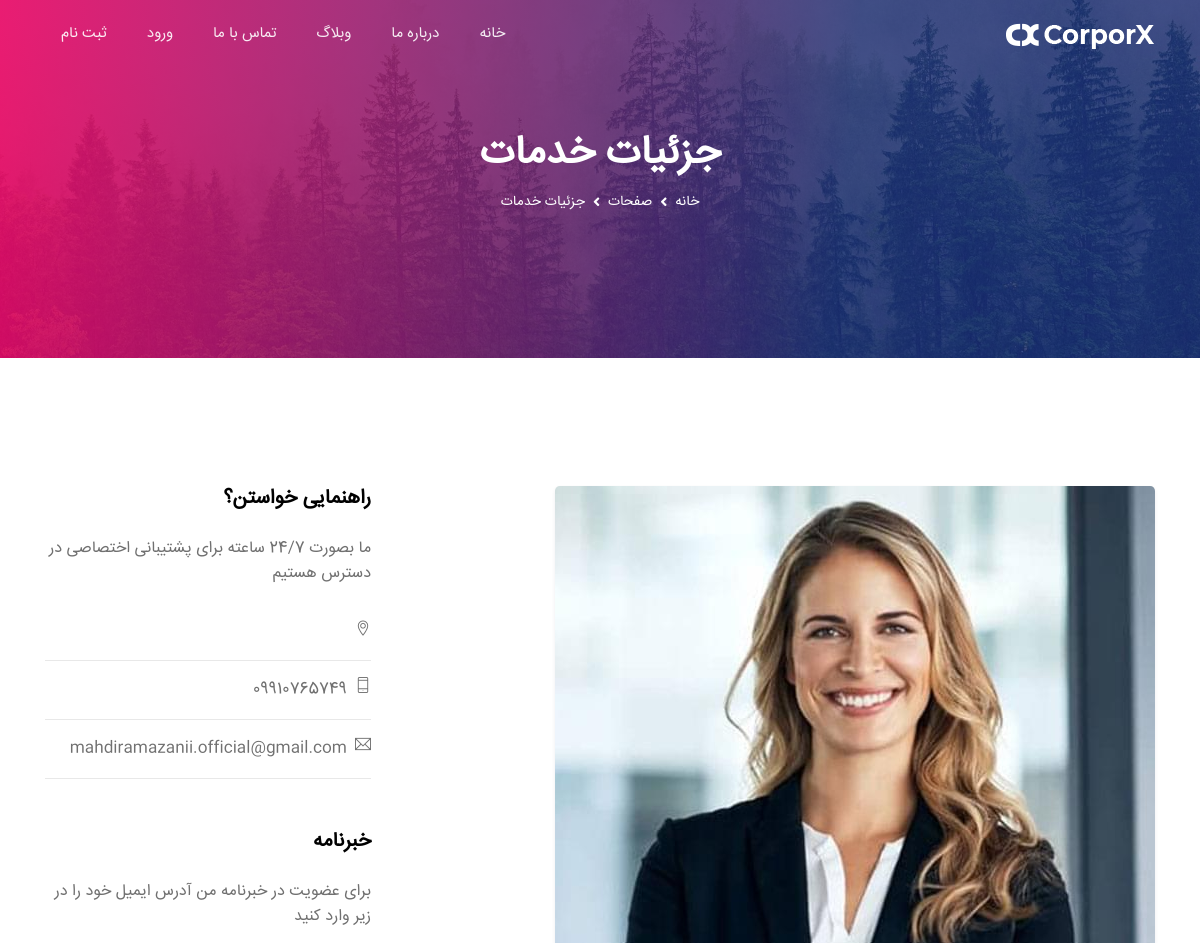
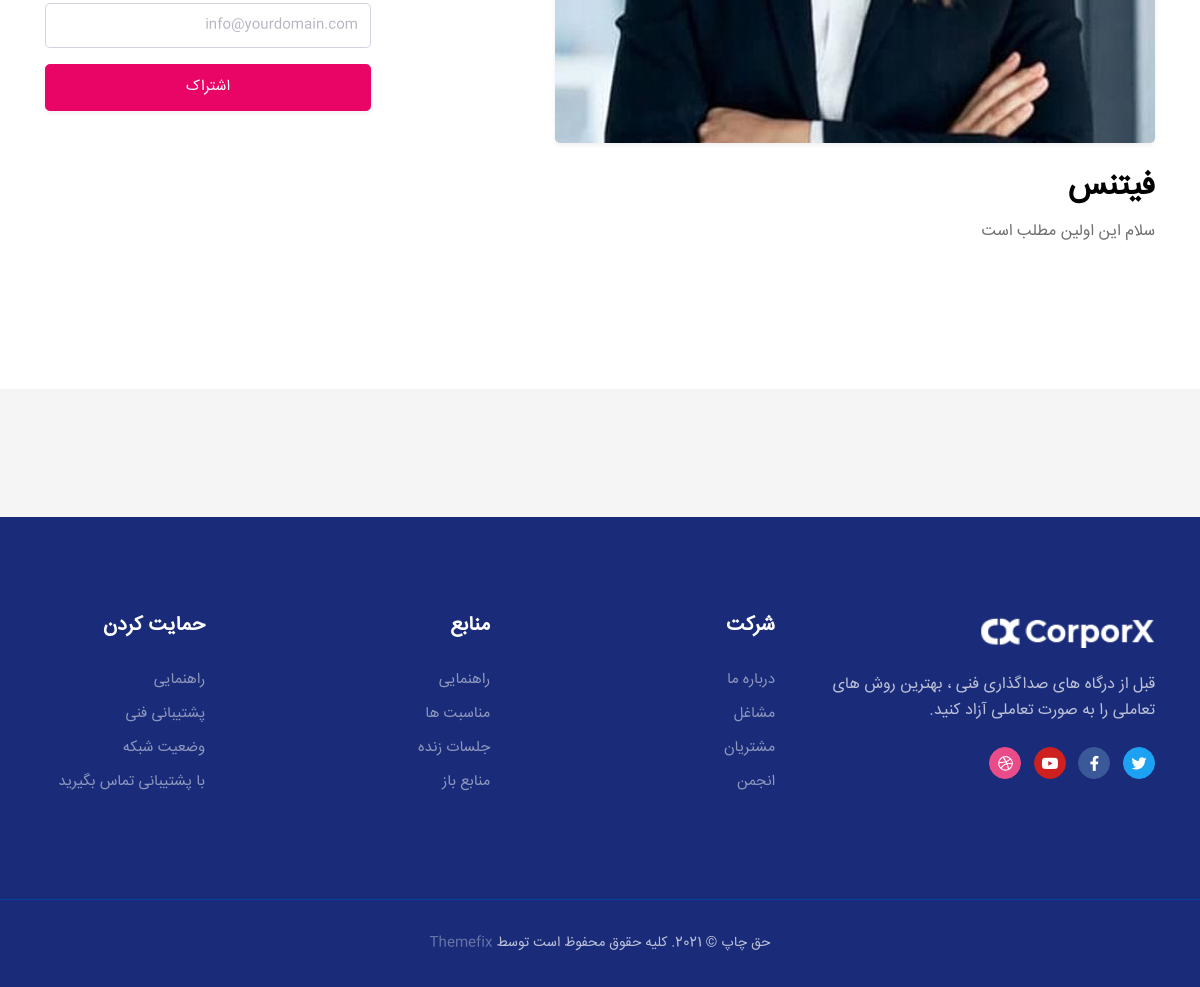
Page /post_detail/17 on the committed database (2 pictures, top to bottom).
### blog/models.py (models this page shows, shortened)
class article(models.Model):
    witer=models.ForeignKey(User,on_delete=models.CASCADE)
    categori=models.CharField(max_length=20,default="test")
    titel=models.CharField(max_length=50)
    image=models.ImageField(upload_to="blog/image")
    text=models.TextField()
    create=models.DateField(default=timezone.now())
    """def save(self,*args,**kwargs):
        self.slug=slugify(self.titel)

        super(article, self).save(args,kwargs)"""
    class Meta:
        ordering=("-create",)

### contact_us/models.py (models this page shows)
class contact_by_me(models.Model):
    phone=models.CharField(max_length=50)
    location=models.CharField(max_length=50)
    email=models.EmailField()

### blog/views.py (the view)
# urls.py: path("post_detail/<int:slug>",views.post_detail,name="post")
def post_detail(request,slug):
    context={
        "post":article.objects.get(id=slug),
        "contact": contact_by_me.objects.all()
    }
    return render(request,"blog/post-details.html",context)

### blog/templates/blog/post-details.html (shortened to what this page needs)
{% extends "base.html" %}
{% load static %}
{% block content %}
<div class="main">
    <section class="" style="background: url('{% static 'img/header-bg-2.jpg' %}')no-repeat center center / cover">
        <div class="section-lg bg-gradient-primary text-white section-header">
            <div class="container">
                <div class="row justify-content-center">
                    <div class="col-md-8 col-lg-7">
                        <div class="page-header-content text-center">
                            <h1>جزئیات خدمات</h1>
                            <nav aria-label="خرده نان" class="d-flex justify-content-center">
                                <ol class="breadcrumb breadcrumb-transparent breadcrumb-text-light">
                                    <li class="breadcrumb-item"><a href="#">خانه</a></li>
                                    <li class="breadcrumb-item"><a href="#">صفحات</a></li>
                                    <li class="breadcrumb-item active" aria-current="page">جزئیات خدمات</li>
                                </ol>
                            </nav>
                        </div>
                    </div>
                </div>
            </div>
        </div>
    </section>
    <section class="section section-lg">
        <div class="container">
            <div class="row">
                <div class="col-lg-8 col-md-8 mb-4 mb-md-0 mb-lg-0">
                    <div class="service-details-wrap">
                        <img src="{{ post.image.url }}" alt="خدمات" class="img-fluid rounded shadow-sm">
                        <div class="services-detail-content mt-4">
                            <h2>{{ post.titel }}</h2>
                            <p>{{ post.text }}</p>
                        </div>
                    </div>
                </div>
                <div class="col-lg-4 col-md-4">
                    <div class="sidebar-right pl-4">
                        <aside class="widget widget-categories">
                            <div class="widget-title">
                                <h3 class="h5">راهنمایی خواستن؟</h3>
                            </div>
                            <p>ما بصورت 24/7 ساعته برای پشتیبانی اختصاصی در دسترس هستیم</p>
                            {% for a in contact %}
                            <ul class="list-unstyled mt-25">
                                <li class="border-left-0 border-right-0 border-top-0 border-bottom border-variant-soft py-3"><span class="ti-location-pin mr-2 color-primary"></span> {{ c.location }}</li>
                                <li class="border-left-0 border-right-0 border-top-0 border-bottom border-variant-soft py-3"><span class="ti-mobile mr-2 color-primary float-left"></span>{{ a.phone }} </li>
                                <li class="border-left-0 border-right-0 border-top-0 border-bottom border-variant-soft py-3"><span class="ti-email mr-2 color-primary float-left"></span> {{ a.email }}</li>
                            </ul>
                            {% endfor %}
                        </aside>
                        <aside class="widget widget-categories">
                            <div class="widget-title">
                                <h3 class="h5">خبرنامه</h3>
                            </div>
                            <p>برای عضویت در خبرنامه من آدرس ایمیل خود را در زیر وارد کنید</p>
                            <form action="#" method="post" class="d-none d-md-block d-lg-block">
                                <input type="text" class="form-control input" id="email-footer" name="email" placeholder="info@yourdomain.com">
                                <button type="submit" class="btn btn-secondary btn-block mt-3">اشتراک
                                </button>
                            </form>
                        </aside>
                    </div>
                </div>
            </div>
        </div>
    </section>
    <div class="section section-sm bg-soft">
    </div>
</div>
{% endblock %}

### rows in the picture
article: image (picture), titel "فيتنس", text "سلام اين اولين مطلب است"
contact_by_me: phone "09910765749", email "mahdiramazanii.official@gmail.com"
